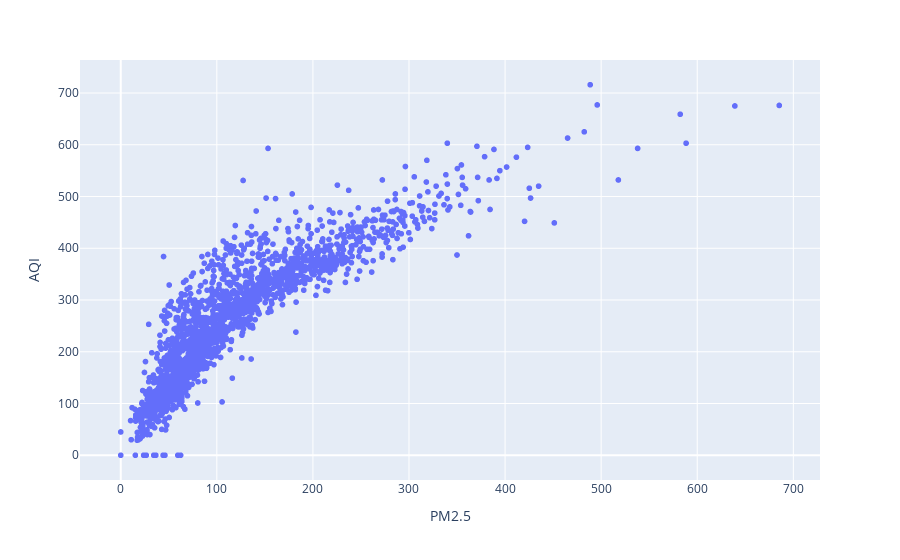

Notebook code for this chart:
### Code cell
fig=px.scatter(second,x='PM2.5',y='AQI')
fig.show()

### Figure 1 — Plotly figure (JSON) as saved in the notebook; plotly's stock layout.template omitted (floating-point values rounded to 4 significant figures; data arrays with more than 128 entries replaced by an {"elided": "..."} marker saying what was removed)
{"data": [{"hovertemplate": "PM2.5=%{x}<br>AQI=%{y}<extra></extra>", "legendgroup": "", "marker": {"color": "#636efa", "symbol": "circle"}, "mode": "markers", "name": "", "showlegend": false, "type": "scattergl", "x": {"elided": "1948 float values"}, "xaxis": "x", "y": {"elided": "1948 int values"}, "yaxis": "y"}], "layout": {"legend": {"tracegroupgap": 0}, "margin": {"t": 60}, "xaxis": {"anchor": "y", "domain": [0, 1], "title": {"text": "PM2.5"}}, "yaxis": {"anchor": "x", "domain": [0, 1], "title": {"text": "AQI"}}}}
